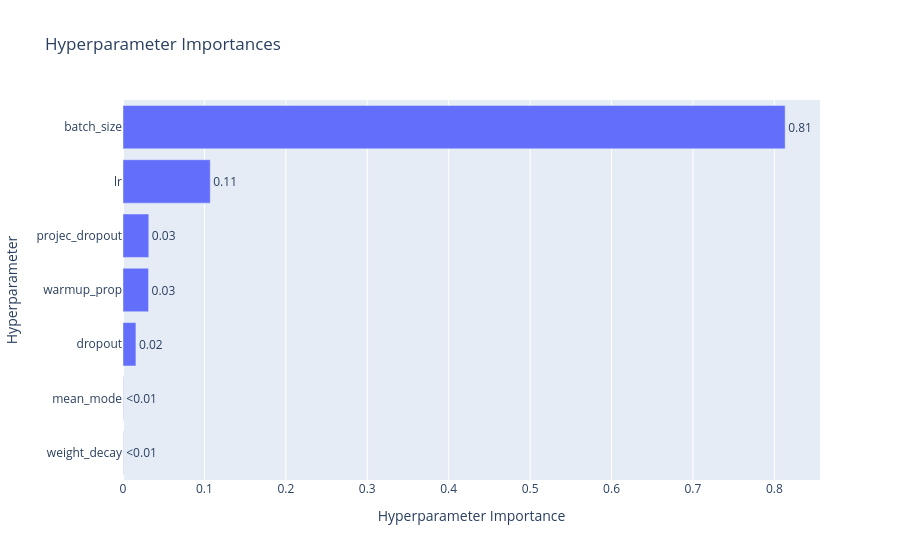

This figure's notebook cell:
### Code cell
fig=optuna.visualization.plot_param_importances(study_loaded)
fig.show()

### Figure 1 — Plotly figure (JSON) as saved in the notebook; plotly's stock layout.template omitted (floating-point values rounded to 4 significant figures)
{"data": [{"cliponaxis": false, "hovertemplate": ["weight_decay (FloatDistribution): 0.00031172436688366466<extra></extra>", "mean_mode (CategoricalDistribution): 0.00038844438391485585<extra></extra>", "dropout (FloatDistribution): 0.01587405919133138<extra></extra>", "warmup_prop (FloatDistribution): 0.03136581115298438<extra></extra>", "projec_dropout (FloatDistribution): 0.03166516152330126<extra></extra>", "lr (FloatDistribution): 0.10716444504648287<extra></extra>", "batch_size (CategoricalDistribution): 0.8132303543351016<extra></extra>"], "name": "Objective Value", "orientation": "h", "text": ["<0.01", "<0.01", "0.02", "0.03", "0.03", "0.11", "0.81"], "textposition": "outside", "type": "bar", "x": [0.0003117, 0.0003884, 0.01587, 0.03137, 0.03167, 0.1072, 0.8132], "y": ["weight_decay", "mean_mode", "dropout", "warmup_prop", "projec_dropout", "lr", "batch_size"]}], "layout": {"title": {"text": "Hyperparameter Importances"}, "xaxis": {"title": {"text": "Hyperparameter Importance"}}, "yaxis": {"title": {"text": "Hyperparameter"}}}}
